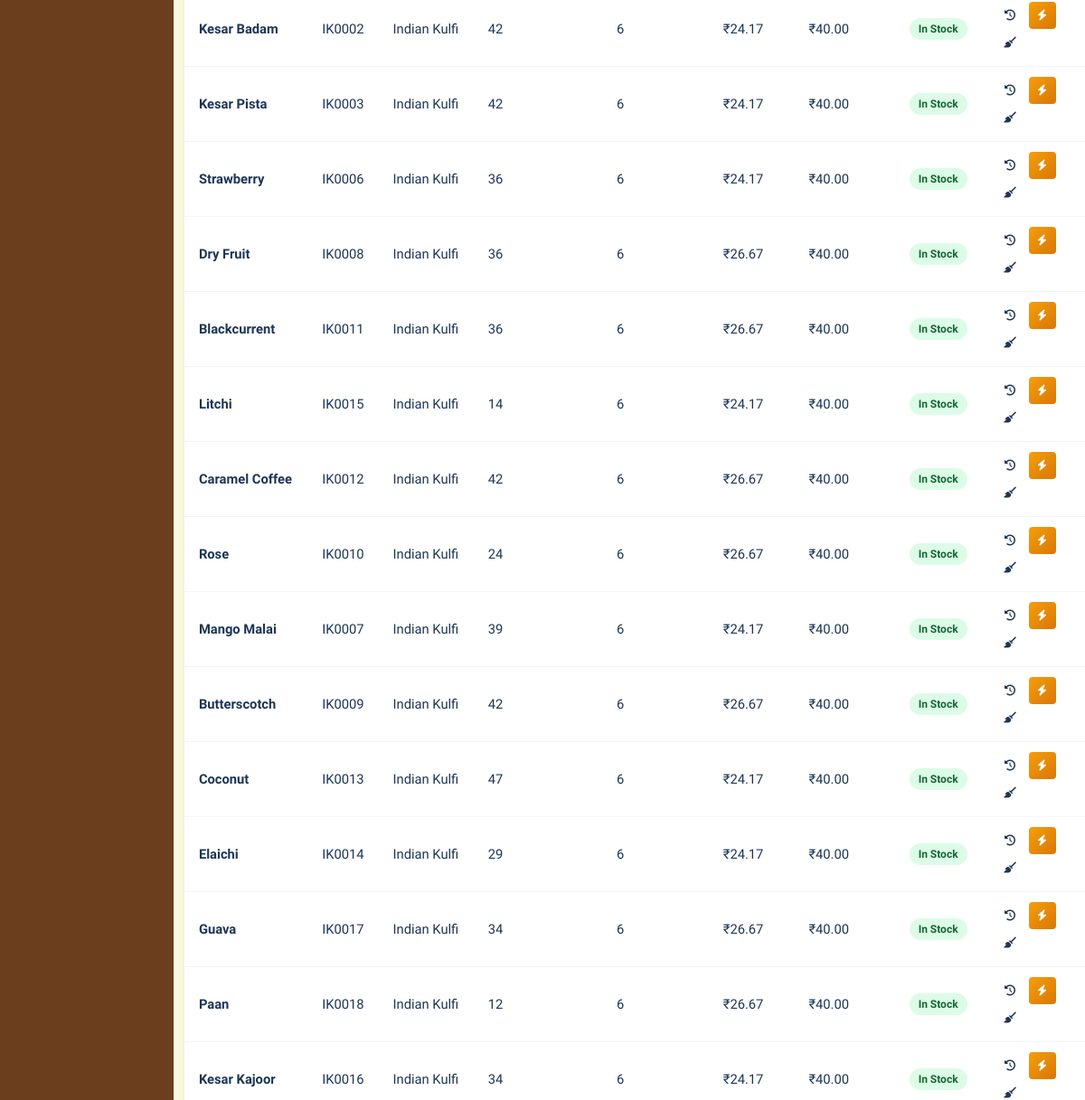
/inventory/ (signed in, middle part), run on an earlier commit of the app's database.
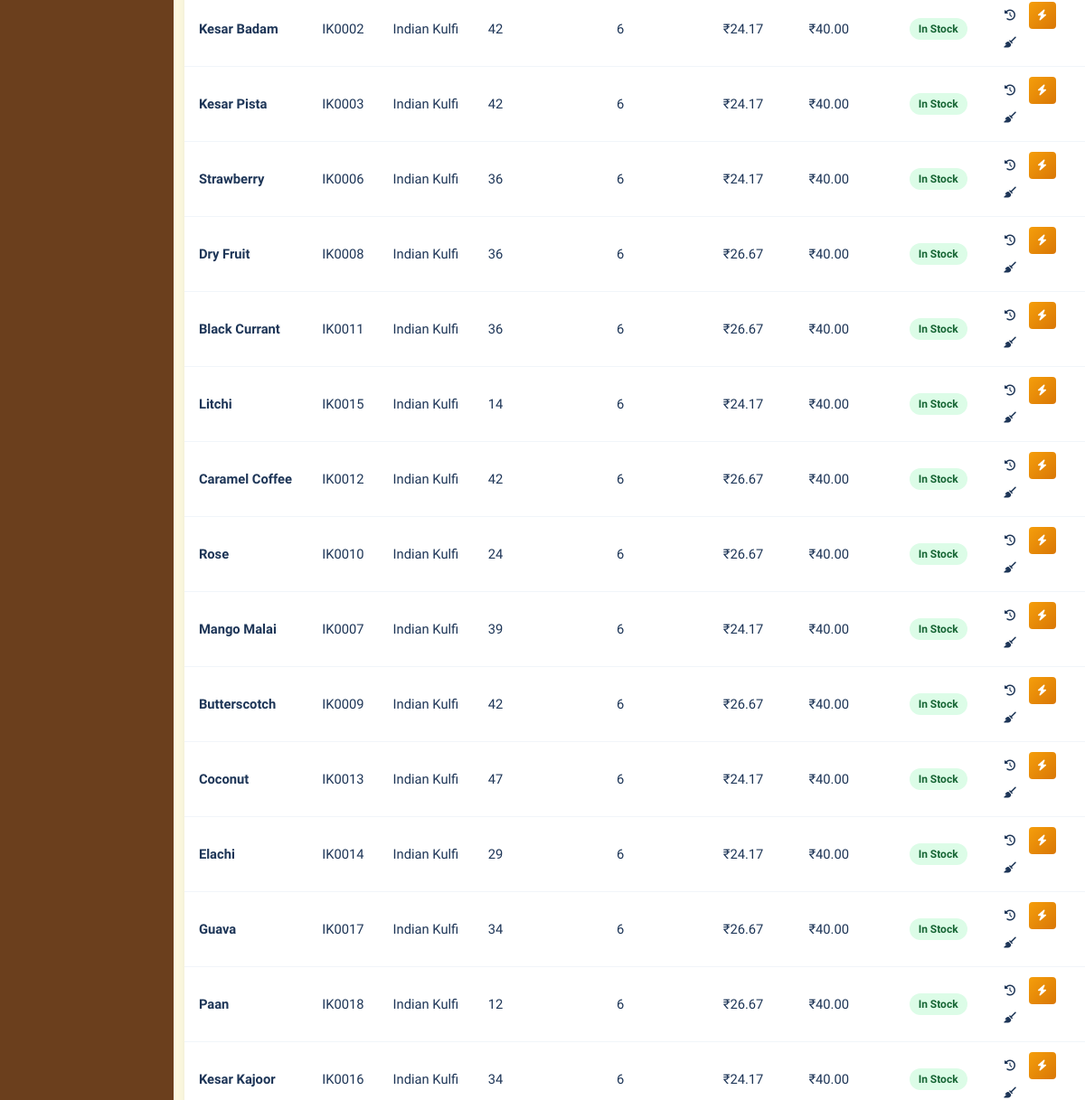
And on a later commit of the database.
### inventory/models.py (models this page shows, shortened)
class Product(models.Model):
    name = models.CharField(max_length=200, unique=True)
    sku = models.CharField(max_length=50, unique=True)
    category = models.CharField(max_length=100)
    cost_price = models.DecimalField(max_digits=10, decimal_places=2)
    selling_price = models.DecimalField(max_digits=10, decimal_places=2)
    current_stock = models.IntegerField(default=0)
    reorder_level = models.IntegerField(default=10, help_text="Low stock alert threshold")
    description = models.TextField(blank=True, null=True)
    is_active = models.BooleanField(default=True)
    created_at = models.DateTimeField(auto_now_add=True)
    updated_at = models.DateTimeField(auto_now=True)
    class Meta:
        ordering = ['name']
        verbose_name_plural = "Products"

### inventory/views.py (the view)
    def _wrapped_view(request, *args, **kwargs):
        if not request.user.is_authenticated:
            return redirect('login')
        if not request.user.is_staff:
            messages.error(request, 'You can access only the Sales module with this account.')
            return redirect('quick_sales_entry')
        return view_func(request, *args, **kwargs)

### inventory/views.py (called while the page is built)
def admin_only_view(view_func):
    def _wrapped_view(request, *args, **kwargs):
        if not request.user.is_authenticated:
            return redirect('login')
        if not request.user.is_staff:
            messages.error(request, 'You can access only the Sales module with this account.')
            return redirect('quick_sales_entry')
        return view_func(request, *args, **kwargs)
    return _wrapped_view

### templates/inventory/inventory_list.html (shortened to what this page needs)
{% extends 'inventory/base.html' %}
{% block content %}
{% if show_results %}
<div class="card">
    <div class="table-responsive">
        <table class="table table-hover">
            <tbody>
                {% for product in products %}
                <tr>
                    <td><strong>{{ product.name }}</strong></td>
                    <td>{{ product.sku }}</td>
                    <td>Indian Kulfi</td>
                    <td>{{ product.display_stock|default_if_none:product.current_stock }}</td>
                    <td>{{ product.reorder_level }}</td>
                    <td>₹{{ product.cost_price }}</td>
                    <td>₹{{ product.selling_price }}</td>
                    <td>
                        {% if product.display_stock|default_if_none:product.current_stock <= product.reorder_level %}
                        <span class="badge bg-danger">Low Stock</span>
                        {% else %}
                        <span class="badge bg-success">In Stock</span>
                        {% endif %}
                    </td>
                    <td>
                        <a href="{% url 'inventory_history' product.id %}" class="btn btn-sm btn-info btn-action-compact" title="View History">
                            <i class="fas fa-history"></i>
                        </a>
                        <a href="{% url 'quick_inventory_entry' %}" class="btn btn-sm btn-warning btn-action-compact" title="Quick Entry">
                            <i class="fas fa-bolt"></i>
                        </a>
                        {% if user.is_staff %}
                        <a href="{% url 'clear_stock' product.id %}" class="btn btn-sm btn-dark btn-action-compact" title="Clear Stock">
                            <i class="fas fa-broom"></i>
                        </a>
                        {% endif %}
                    </td>
                </tr>
                {% empty %}
                <tr>
                    <td colspan="9" class="text-center text-muted">No products found</td>
                </tr>
                {% endfor %}
            </tbody>
        </table>
    </div>
</div>
{% endif %}
{% endblock %}

What changed in the data, as far as the page shows it:
changed Product "IK0011": name "Blackcurrent" → "Black Currant"
changed Product "IK0014": name "Elaichi" → "Elachi"
